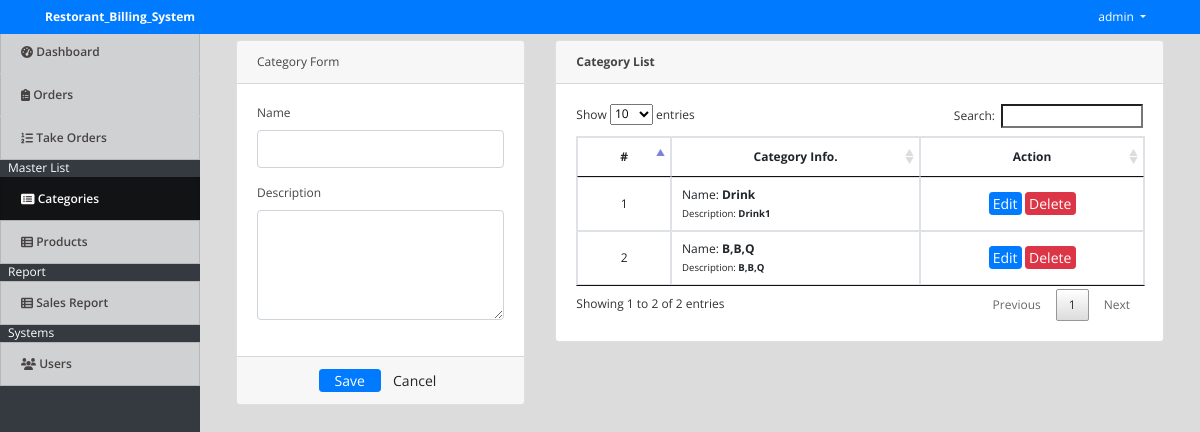
The page /index.php?page=categories (signed in) on the database its author committed.
### tables this page shows
CREATE TABLE `categories` (
  `id` int(30) NOT NULL,
  `name` varchar(200) NOT NULL,
  `description` text NOT NULL
);

### categories.php (the view, shortened to what this page needs)
<?php include('db_connect.php');?>
<div class="container-fluid">
	<div class="col-lg-12">
		<div class="row">
			<div class="col-md-4">
			<form action="" id="manage-category">
				<div class="card">
					<div class="card-header">
						    Category Form
				  	</div>
					<div class="card-body">
							<div class="form-group">
								<label class="control-label">Name</label>
								<input type="text" class="form-control" name="name">
							</div>
							<div class="form-group">
								<label class="control-label">Description</label>
								<textarea name="description" id="description" cols="30" rows="4" class="form-control"></textarea>
							</div>
					</div>
					<div class="card-footer">
						<div class="row">
							<div class="col-md-12">
								<button class="btn btn-sm btn-primary col-sm-3 offset-md-3"> Save</button>
								<button class="btn btn-sm btn-default col-sm-3" type="button" onclick="$('#manage-category').get(0).reset()"> Cancel</button>
							</div>
						</div>
					</div>
				</div>
			</form>
			</div>
			<div class="col-md-8">
				<div class="card">
					<div class="card-header">
						<b>Category List</b>
					</div>
					<div class="card-body">
						<table class="table table-bordered table-hover">
							<thead>
								<tr>
									<th class="text-center">#</th>
									<th class="text-center">Category Info.</th>
									<th class="text-center">Action</th>
								</tr>
							</thead>
							<tbody>
								<?php
								$i = 1;
								$category = $conn->query("SELECT * FROM categories order by id asc");
								while($row=$category->fetch_assoc()):
								?>
								<tr>
									<td class="text-center"><?php echo $i++ ?></td>
									<td class="">
										<p>Name: <b><?php echo $row['name'] ?></b></p>
										<p><small>Description: <b><?php echo $row['description'] ?></b></small></p>
									</td>
									<td class="text-center">
										<button class="btn btn-sm btn-primary edit_category" type="button" data-id="<?php echo $row['id'] ?>" data-description="<?php echo $row['description'] ?>" data-name="<?php echo $row['name'] ?>" >Edit</button>
										<button class="btn btn-sm btn-danger delete_category" type="button" data-id="<?php echo $row['id'] ?>">Delete</button>
									</td>
								</tr>
								<?php endwhile; ?>
							</tbody>
						</table>
					</div>
				</div>
			</div>
		</div>
	</div>
</div>

### assets/css/style.css (style rules this page uses)
body { font-family: "Open Sans", sans-serif; color: #444444; width: 100%; height: calc(100%); font-size: 12px; }
.btn-sm { padding: .0001rem .2rem; }

### index.php (style rules this page uses)
body { background: #80808045; }

### categories.php (style rules this page uses)
td { vertical-align: middle !important; }
td p { margin:unset; }

### rows shown on the page
categories: name "Drink", description "Drink1"
categories: name "B,B,Q", description "B,B,Q"

### other values the page prints
$_SESSION['login_name'] "admin"
